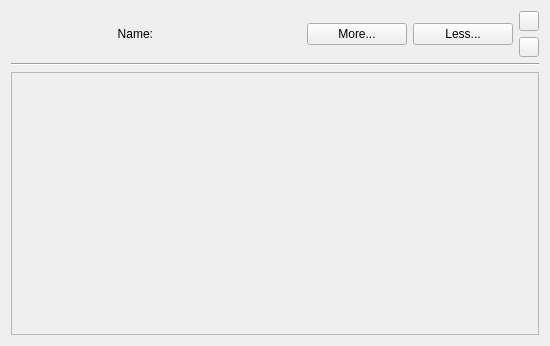
<?xml version="1.0" encoding="UTF-8"?>
<ui version="4.0">
 <class>Form</class>
 <widget class="QWidget" name="Form">
  <property name="geometry">
   <rect>
    <x>0</x>
    <y>0</y>
    <width>550</width>
    <height>346</height>
   </rect>
  </property>
  <property name="windowTitle">
   <string>Form</string>
  </property>
  <layout class="QVBoxLayout" name="verticalLayout_2">
   <item>
    <layout class="QHBoxLayout" name="horizontalLayout" stretch="1,1,1,1,0">
     <item>
      <widget class="QLabel" name="label">
       <property name="text">
        <string>Name:</string>
       </property>
       <property name="alignment">
        <set>Qt::AlignRight|Qt::AlignTrailing|Qt::AlignVCenter</set>
       </property>
      </widget>
     </item>
     <item>
      <widget class="QLabel" name="label_name">
       <property name="text">
        <string/>
       </property>
      </widget>
     </item>
     <item>
      <widget class="QPushButton" name="button_more">
       <property name="maximumSize">
        <size>
         <width>100</width>
         <height>16777215</height>
        </size>
       </property>
       <property name="text">
        <string>More...</string>
       </property>
      </widget>
     </item>
     <item>
      <widget class="QPushButton" name="button_less">
       <property name="maximumSize">
        <size>
         <width>100</width>
         <height>16777215</height>
        </size>
       </property>
       <property name="text">
        <string>Less...</string>
       </property>
      </widget>
     </item>
     <item>
      <layout class="QVBoxLayout" name="verticalLayout_3">
       <property name="sizeConstraint">
        <enum>QLayout::SetDefaultConstraint</enum>
       </property>
       <item alignment="Qt::AlignHCenter|Qt::AlignVCenter">
        <widget class="QPushButton" name="pushButton">
         <property name="maximumSize">
          <size>
           <width>20</width>
           <height>20</height>
          </size>
         </property>
         <property name="text">
          <string/>
         </property>
        </widget>
       </item>
       <item alignment="Qt::AlignHCenter">
        <widget class="QPushButton" name="pushButton_2">
         <property name="maximumSize">
          <size>
           <width>20</width>
           <height>20</height>
          </size>
         </property>
         <property name="text">
          <string/>
         </property>
        </widget>
       </item>
      </layout>
     </item>
    </layout>
   </item>
   <item>
    <widget class="Line" name="line">
     <property name="orientation">
      <enum>Qt::Horizontal</enum>
     </property>
    </widget>
   </item>
   <item>
    <widget class="QScrollArea" name="scrollArea">
     <property name="widgetResizable">
      <bool>true</bool>
     </property>
     <widget class="QWidget" name="scroll_widget">
      <property name="geometry">
       <rect>
        <x>0</x>
        <y>0</y>
        <width>530</width>
        <height>261</height>
       </rect>
      </property>
      <layout class="QVBoxLayout" name="verticalLayout">
       <property name="spacing">
        <number>6</number>
       </property>
       <property name="leftMargin">
        <number>0</number>
       </property>
       <property name="topMargin">
        <number>0</number>
       </property>
       <property name="rightMargin">
        <number>0</number>
       </property>
       <property name="bottomMargin">
        <number>0</number>
       </property>
       <item>
        <spacer name="verticalSpacer">
         <property name="orientation">
          <enum>Qt::Vertical</enum>
         </property>
         <property name="sizeHint" stdset="0">
          <size>
           <width>20</width>
           <height>265</height>
          </size>
         </property>
        </spacer>
       </item>
      </layout>
     </widget>
    </widget>
   </item>
  </layout>
 </widget>
 <resources/>
 <connections/>
</ui>
